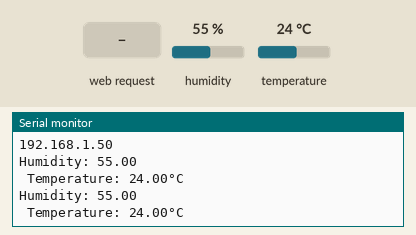
A sketch run on a simulated ESP8266 (NodeMCU). On the bench: the last lines printed to the serial monitor. Inputs (shaded band) come from the test bench; at power-on: humidity 55 %, temperature 24 °C. WiFi joins after 1.5 s; servers stay silent unless stated.

Above: at 2.7 s.
2.8 s: HTTP request GET /Temperature_Humidity/on received
At 4.2 s:
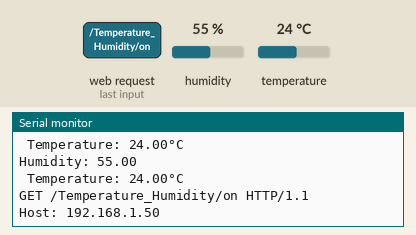
5.2 s: HTTP request GET /Temperature_Humidity/off received
At 6.9 s:
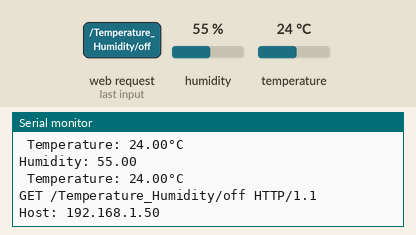
7.4 s: humidity set to 22 %
At 8.7 s:
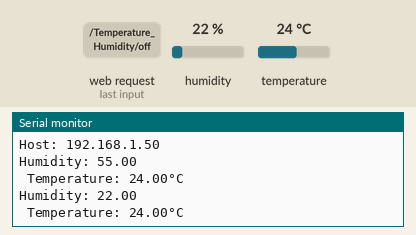
8.9 s: temperature set to 12 °C
10.4 s: humidity set to 40 %
At 11.0 s:
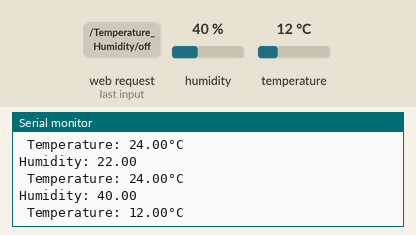
Timing chart, 0 to 12.9 s (numbered marks = the images above; inputs shaded):
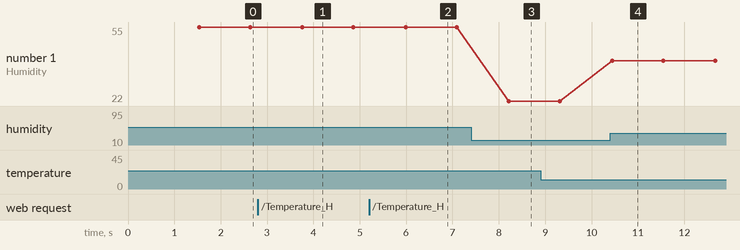

Measured:
- after the input at 2.8 s, the serial monitor: prints a new line after 0.96 s (image 1)
- after the input at 5.2 s, the serial monitor: prints a new line after 0.79 s (image 2)
- after the input at 7.4 s, the serial monitor: prints a new line after 0.82 s (image 3)
- after the input at 10.4 s, the serial monitor: prints a new line at once (image 4)
- plotted number 1: 55 → 22 after the input at 7.4 s, 22 → 40 after the input at 10.4 s

The sketch:

SourceCode2.ino
```cpp
#include "DHT.h"

#define DHTPIN D2 // Digital pin connected to the DHT sensor
#include <ESP8266WiFi.h> // to connect with the internet
#include<ThingSpeak.h> // to speak with cloud (IoT platform)
#define DHTTYPE DHT11

const char* ssid     = "Prem";
const char* password = "kyakyakya";

WiFiServer server(80);


unsigned long channel_id = 1691750;
const char *writeAPI = "5GE84CMS3VNLE54T";
const char *readAPI = "FK6C5RRN8RV1ESNW";


String header;

String output5State = "off";
String output4State = "off";

const int output5 = 5;
const int output4 = 4;

unsigned long currentTime = millis();
unsigned long previousTime = 0;
const long timeoutTime = 2000;


DHT dht(DHTPIN, DHTTYPE);


void setup() {
  Serial.begin(115200);

  Serial.println(F("DHTxx test!"));
  WiFi.begin(ssid,password);


  dht.begin();


  // Connect to Wi-Fi network with SSID and password
  //Serial.print("Connecting to ");
  Serial.println(ssid);
  WiFi.begin(ssid, password);
  while (WiFi.status() != WL_CONNECTED) {
    delay(500);
    Serial.print(".");
  }
  Serial.println("\nWifi is successfully connected");
  Serial.println("Enter this IP address in your browser to see weather data:");
  Serial.println(WiFi.localIP());
  server.begin();
}

void loop(){
  WiFiClient client = server.available();   // Listen for incoming clients

  ThingSpeak.begin(client);
  // Reading temperature or humidity takes about 250 milliseconds!
  // Sensor readings may also be up to 2 seconds 'old' (its a very slow sensor)

  float h = dht.readHumidity();
  // Read temperature as Celsius (the default)
  float t = dht.readTemperature();

  // Check if any reads failed and exit early (to try again).
  if (isnan(h) || isnan(t)) {
    Serial.println(F("Failed to read from DHT sensor!"));
    return;
  }


  Serial.print(F("Humidity: "));
  Serial.println(h);
  Serial.print(F(" Temperature: "));
  Serial.print(t);
  Serial.println(F("°C "));

  if (client) {
    String currentLine = "";
    currentTime = millis();
    previousTime = currentTime;
    while (client.connected() && currentTime - previousTime <= timeoutTime) {
      currentTime = millis();
      if (client.available()) {
        char c = client.read();
        Serial.write(c);
        header += c;
        if (c == '\n') {
          if (currentLine.length() == 0) {
            client.println("HTTP/1.1 200 OK");
            client.println("Content-type:text/html");
            client.println("Connection: close");
            client.println();

            //defining two buttons used as fileds one for temperature and one for humidity
            if (header.indexOf("GET /Temperature_Humidity/on") >= 0)
            {
              output5State = "on";
            }
            else if (header.indexOf("GET /Temperature_Humidity/off") >= 0)
            {
              output5State = "off";
            }
            else if (header.indexOf("GET /Temperature_Humidity/on") >= 0) {
              output4State = "on";
            } else if (header.indexOf("GET /Temperature_Humidity/off") >= 0)
            {
              output4State = "off";
            }

            // Display the HTML web page
            client.println("<!DOCTYPE html><html>");
            client.println("<head><meta name=\"viewport\" content=\"width=device-width, initial-scale=1\">");
            client.println("<link rel=\"icon\" href=\"data:,\">");
            // CSS to style the on/off buttons
            client.println("<style>html { font-family: Helvetica; display: inline-block; margin: 0px auto; text-align: center;}");
            client.println(".button { background-color: #043E2D; border: none; color: white; padding: 16px 40px;");
            client.println("text-decoration: none; font-size: 30px; margin: 2px; cursor: pointer;}");
            client.println(".button2 {background-color: #043E2D;}</style></head>");

            // Web Page Heading
            client.println("<body><h1>Weather Monitoring System</h1>");
            client.println("</br>");
            String temp = String(t);
            client.println("<h3>Temperature </h3>");
             client.println("<p><a href=\"/temperature_humidity/on\"><button class=\"button\">"+temp +"</button></a></p>");

            String hum = String(h);
            client.println("<h3>Humidity </h3>");

              client.println("<p><a href=\"/temperature_humidity/on\"><button class=\"button\">"+ hum +"</button></a></p>");
            client.println("</br>");
            client.println("</br>");
            client.println("<h3>CS5453 IoT Project 2022</h3>");
            client.println("</body></html>");

            client.println();
            break;
          } else {
            currentLine = "";
          }
        } else if (c != '\r') {
          currentLine += c;
        }
      }
    }
    header = "";
    client.stop();
  }
   ThingSpeak.writeField(channel_id, 2, t, writeAPI);
  ThingSpeak.writeField(channel_id, 4, h, writeAPI);
  delay(500);

}
```
